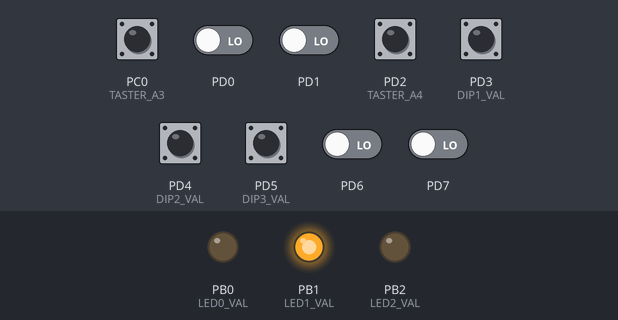
Bench run of a program on a simulated ATmega328P, built with avr-gcc and emulated at 16 MHz. Shown: output pins drawn as LEDs (lit = HIGH). Dashed ring = blinking. Inputs (shaded band) come from the test bench; at power-on: PC0 (TASTER_A3), PD2 (TASTER_A4), PD3 (DIP1_VAL), PD4 (DIP2_VAL), PD5 (DIP3_VAL) HIGH, PD0, PD1, PD6, PD7 LOW.

Above: at 1.2 s.
1.3 s: PC0 (TASTER_A3) pulled LOW for 0.15 s
At 1.8 s:
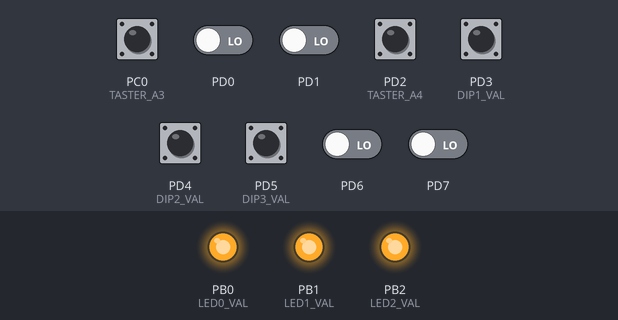
2.9 s: PD2 (TASTER_A4) pulled LOW for 0.15 s
At 3.8 s:
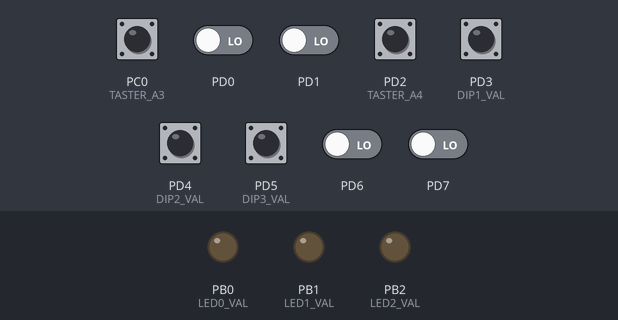
6.0 s: PC0 (TASTER_A3) pulled LOW for 1 s
At 6.6 s:
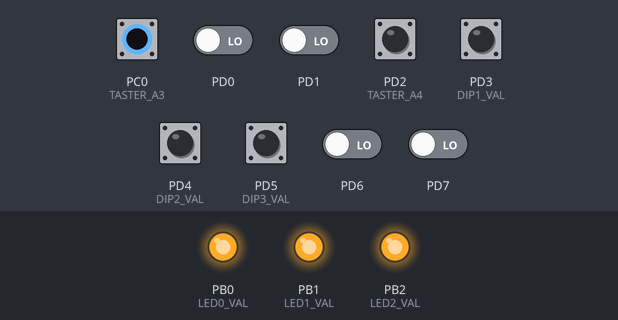
8.5 s: PD2 (TASTER_A4) pulled LOW for 1 s
At 10.8 s:
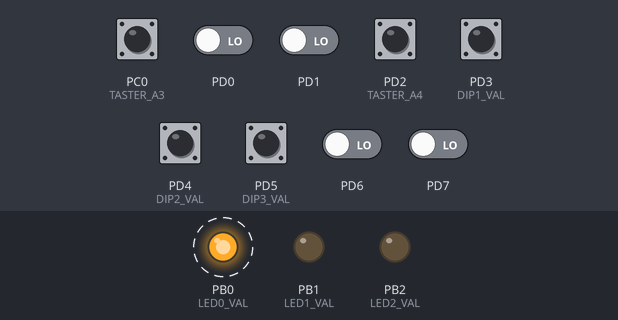
Timing chart, 0 to 16.5 s (numbered marks = the images above; inputs shaded):
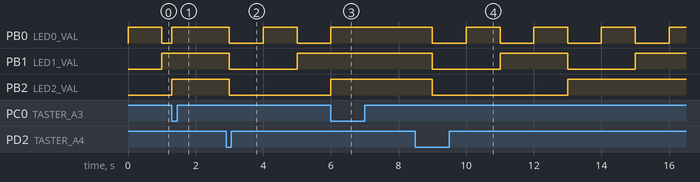

The program:

U2-1.c
```c
#include <avr/io.h>
#include <avr/interrupt.h>

// F_CPU has to be defined before include; otherwise error because F_CPU would be defined by util/delay.h if not already defined before
#define F_CPU 16000000UL
#include <util/delay.h>

/*
	LEDA1 AN PB0
	LEDA4 AN PB1
	LEDA7 AN PB2
	TASTER A3 AN PCINT8/ PC0/ ADC0
	TASTER A4 AN INT0/ PD2/ PCINT18
*/

#define LED0_MODE DDB0
#define LED0_VAL PORTB0
#define LED1_MODE DDB1
#define LED1_VAL PORTB1
#define LED2_MODE DDB2
#define LED2_VAL PORTB2

#define DIP1_VAL PIND3
#define DIP1_PULL_UP PORTD3
#define DIP2_VAL PIND4
#define DIP2_PULL_UP PORTD4
#define DIP3_VAL PIND5
#define DIP3_PULL_UP PORTD5

#define TASTER_A3 PINC0
#define TASTER_A3_PULL_UP PORTC0
#define TASTER_A4 PIND2
#define TASTER_A4_PULL_UP PORTD2

void getDipValues();
void setLEDS();


// If the counter is running or not
volatile uint8_t running = 1;
volatile uint8_t count = 7;

ISR(INT0_vect){
	running = 1;
}
ISR(PCINT1_vect) {
	running = 0;
	getDipValues();
	setLEDS();
}

int main(void){
	// Activate Output and Input Pull-Ups and init
	DDRB |= ((1 << LED0_MODE) | (1 << LED1_MODE) | (1 << LED2_MODE));
	PORTB &= ~((1 << LED0_VAL) | (1 << LED1_VAL) | (1 << LED2_VAL));
	PORTD |= ((1 << DIP1_PULL_UP) | (1 << DIP2_PULL_UP) | (1 << DIP3_PULL_UP) | (1 << TASTER_A4_PULL_UP));
	PORTC |= (1 << TASTER_A3_PULL_UP);

	// Set INT0 to detect falling edge
	EICRA |= (1 << ISC01);

	// Enable local interrupt for INT0
	EIMSK |= (1 << INT0);

	// Enable interrupts for PCINT14 - PCINT8
	PCICR |= (1 << PCIE1);

	// Enable interrupt for PCINT8
	PCMSK1 |= (1 << PCINT8);

	// Enable global interrupt
	sei();


	while(1){
		if(running){
			count = (!count) ? 7 : (count - 1);
			setLEDS();
		}
      _delay_ms(1000);
	}
}

void getDipValues() {
	count = (~PIND >> 3);
}

void setLEDS() {
	uint8_t tmp = PORTB;
	// 11111000 -> Clear last 3 bits
	tmp &= 0xF8;
	// 00000XXX -> Set count on tmp without modifying first 5 bits
	tmp |= (~count & 0x07);
	PORTB = tmp;
}
```

Measured:
- after the input at 1.3 s, PB0 (LED0_VAL): LOW → HIGH after 0.00 s instead of 0.70 s; PB2 (LED2_VAL): LOW → HIGH at once
- after the input at 2.9 s, PB0 (LED0_VAL): HIGH → LOW after 0.10 s, → HIGH 1.0 s later, → LOW 1.0 s later; PB1 (LED1_VAL): HIGH → LOW after 0.10 s, → HIGH 2.0 s later; PB2 (LED2_VAL): HIGH → LOW after 0.10 s
- after the input at 6.0 s, PB0 (LED0_VAL): goes on until 6.0 s, then stays HIGH; PB1 (LED1_VAL): stays HIGH (without the input it goes to LOW after 1.0 s); PB2 (LED2_VAL): LOW → HIGH after 0.00 s instead of 1.0 s
- after the input at 8.5 s, PB0 (LED0_VAL): alternates HIGH for 1.0 s and LOW for 1.0 s, starting after 0.50 s; PB1 (LED1_VAL): alternates HIGH for 2.0 s and LOW for 2.0 s, starting after 0.50 s; PB2 (LED2_VAL): HIGH → LOW after 0.50 s, → HIGH 4.0 s later
